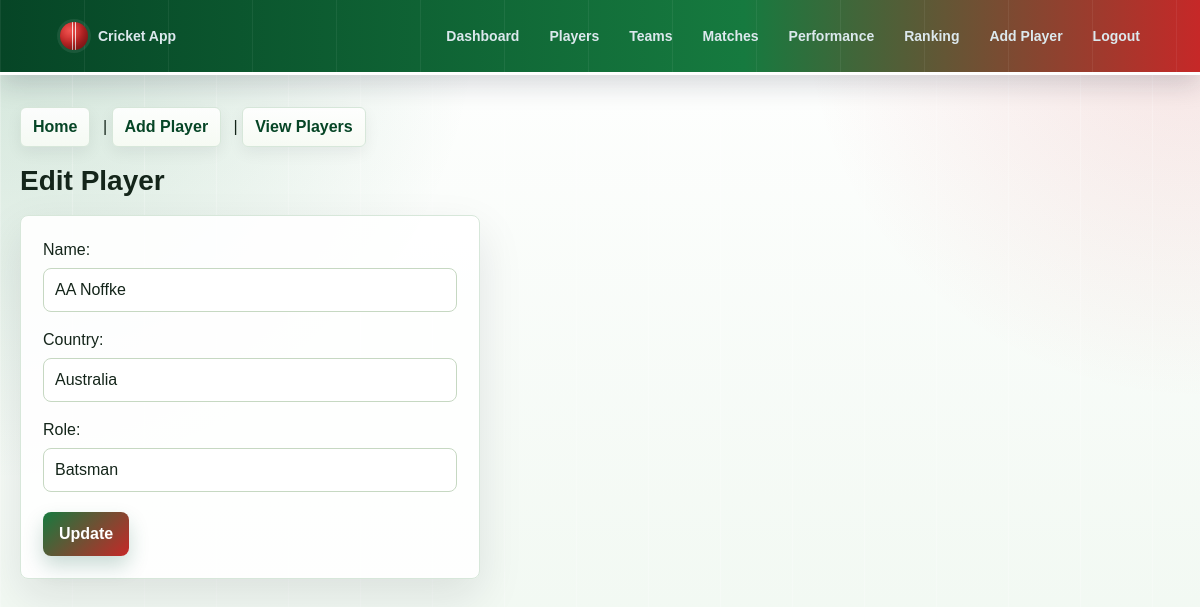
/myapp/players/edit.php?id=1 (signed in), run on the app's committed database.
### tables this page shows
CREATE TABLE `Player` (
  `player_id` int(11) NOT NULL,
  `name` varchar(50) DEFAULT NULL,
  `country` varchar(50) DEFAULT NULL,
  `role` varchar(50) DEFAULT NULL
);

### myapp/players/edit.php (the view, shortened to what this page needs)
<?php include('../header.php'); ?>
<a href="../index.php">Home</a> |
<a href="add.php">Add Player</a> |
<a href="view.php">View Players</a>
<?php
include('../config/db.php');
$id = $_GET['id'];
$result = $conn->query("SELECT * FROM Player WHERE player_id=$id");
$row = $result->fetch_assoc();
?>
<h2>Edit Player</h2>
<form method="POST">
    Name: <input type="text" name="name" value="<?php echo $row['name']; ?>"><br>
    Country: <input type="text" name="country" value="<?php echo $row['country']; ?>"><br>
    Role: <input type="text" name="role" value="<?php echo $row['role']; ?>"><br>
    <input type="submit" value="Update">
</form>
<?php include('../footer.php'); ?>

### myapp/style.css (style rules this page uses)
:root { --bg: #eef7ef; --panel: #ffffff; --panel-soft: #f6fbf7; --ink: #14251a; --muted: #607466; --line: #d7e7da; --brand: #167a3f; --brand-dark: #064526; --brand-soft: #e5f7e9; --pitch: #2f9b55; --pitch-dark: #0d5d32; --ball: #c62828; --ball-dark: #8b1515; --cream: #ffffff; --accent: #c62828; --danger: #b71c1c; --shadow: 0 18px 45px rgba(15, 23, 42, 0.1); --shadow-soft: 0 10px 28px rgba(15, 23, 42, 0.07); }
* { box-sizing: border-box; }
html { min-height: 100%; }
body { margin: 0; min-height: 100vh; color: var(--ink); font-family: Arial, Helvetica, sans-serif; line-height: 1.5; background: linear-gradient(90deg, rgba(255, 255, 255, 0.24) 1px, transparent 1px), radial-gradient(circle at top left, rgba(22, 122, 63, 0.2), transparent 30rem), radial-gradient(circle at top right, rgba(198, 40, 40, 0.13), transparent 25rem), linear-gradient(180deg, #ffffff 0%, var(--bg) 100%); background-size: 72px 72px, auto, auto, auto; }
h1, h2 { margin: 0 0 18px; color: var(--ink); line-height: 1.15; }
h2 { font-size: clamp(20px, 2.4vw, 28px); }
a { color: var(--brand); font-weight: 700; text-decoration: none; }
.page-shell > hr + a, .page-shell > hr + a + a, .page-shell > hr + a + a + a, .page-shell > hr + a + a + a + a { display: inline-flex; align-items: center; min-height: 36px; margin: 0 8px 18px 0; padding: 7px 12px; border: 1px solid var(--line); border-radius: 6px; color: var(--brand-dark); background: linear-gradient(180deg, rgba(255, 255, 255, 0.92), rgba(247, 251, 244, 0.92)); box-shadow: 0 6px 16px rgba(15, 23, 42, 0.06); }
form { width: min(100%, 460px); margin: 0 0 24px; padding: 22px; border: 1px solid var(--line); border-radius: 8px; background: rgba(255, 255, 255, 0.92); box-shadow: var(--shadow); }
input, select { width: 100%; min-height: 42px; margin: 6px 0 16px; padding: 9px 11px; border: 1px solid #c6d8c2; border-radius: 8px; color: var(--ink); background: #ffffff; font: inherit; }
button, input[type="submit"] { width: auto; min-height: 42px; margin: 4px 0 0; padding: 10px 16px; border: 0; border-radius: 8px; color: #ffffff; background: linear-gradient(135deg, var(--brand), var(--ball)); cursor: pointer; font-weight: 800; box-shadow: 0 10px 20px rgba(17, 97, 73, 0.22); }

### data on the page
player: name "AA Noffke", country "Australia", role "Batsman"
